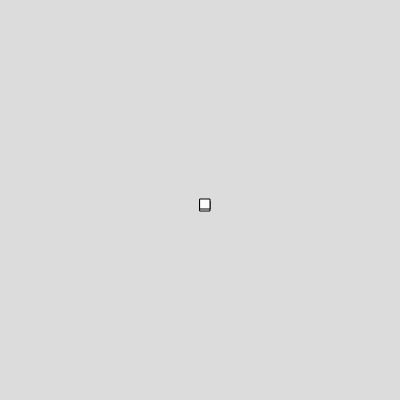
Frame 1 (no input)
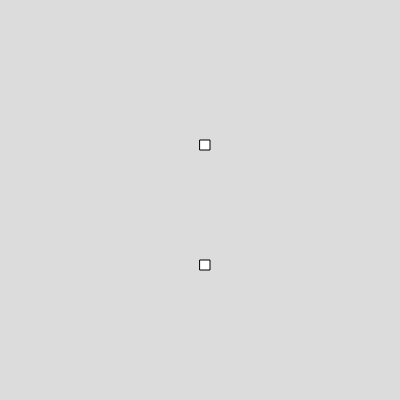
Frame 60 (no input)
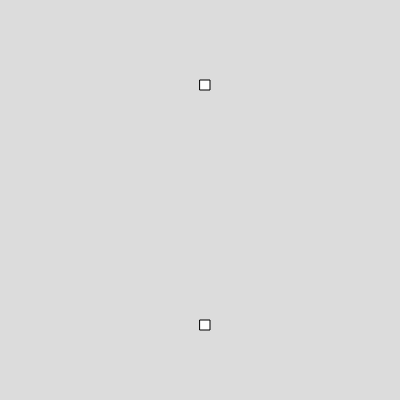
Frame 120 (the mouse pressed at the canvas centre since frame 60)

The p5.js sketch that drew these frames (run headless with seeded random() and noise() and a simulated clock; from frame 60 on, the mouse is pressed at the canvas centre):

// p5.js sketch
// ── sketch.js
let r1;
let r2;

function setup() {
  createCanvas(400, 400);
  // r1 = { x: width/2, y: height/2, xspeed: 0, yspeed: 1 };
  r1 = {};
  r1.x = width/2;
  r1.y = height/2;
  r1.xspeed = 0;
  r1.yspeed = 1;
  r2 = {};
  r2.x = width/2;
  r2.y = height/2;
  r2.xspeed = 0;
  r2.yspeed = -1;
}

function draw() {
  background(220);
  // rect(x, y, w, [h], [tl], [tr], [br], [bl])
  r1.x = (r1.x + r1.xspeed + width) % width;
  r1.y = (r1.y + r1.yspeed + height) % height;
  rect(r1.x, r1.y, 10,10);
  
  r2.x = (r2.x + r2.xspeed + width) % width;
  r2.y = (r2.y + r2.yspeed + height) % height;
  rect(r2.x, r2.y, 10,10);
}
